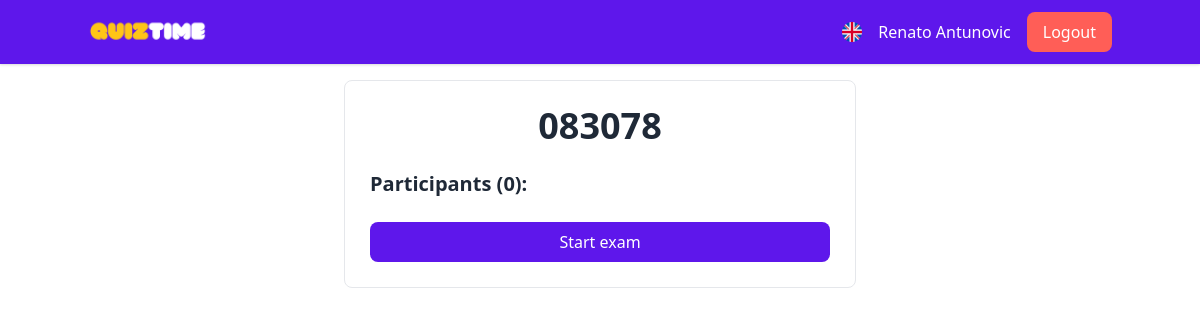
The app's page /exam_lobby/4 (signed in) with its own data.
### app/models.py (models this page shows, shortened)
class User(db.Model, UserMixin):
    id = db.Column(db.Integer, primary_key=True)
    first_name = db.Column(db.String(50), nullable=False)
    last_name = db.Column(db.String(50), nullable=False)
    email = db.Column(db.String(120), unique=True, nullable=False)
    password_hash = db.Column(db.String(128), nullable=False)
    role = db.Column(db.String(10), nullable=False)

class Exam(db.Model):
    id = db.Column(db.Integer, primary_key=True)
    name = db.Column(db.String(100), nullable=False)
    code = db.Column(db.String(6), unique=True, nullable=False)
    created_by = db.Column(db.Integer, db.ForeignKey('user.id'), nullable=False)
    active = db.Column(db.String(20), nullable=False, default='not_started')
    questions = db.relationship('Question', backref='exam', lazy=True, cascade="all, delete-orphan")
    scores = db.relationship('Score', backref='exam', lazy=True, cascade="all, delete-orphan")

### app/routes.py (the view)
@bp.route('/exam_lobby/<int:exam_id>')
@login_required
def exam_lobby(exam_id):
    exam = Exam.query.get_or_404(exam_id)
    students = User.query.filter(User.id.in_(exam_participants.get(exam_id, []))).all()
    return render_template('exam_lobby.html', students=students, exam=exam)

### app/__init__.py (called while the page is built)
def get_translation(key):
    lang = session.get('lang', 'en') #default is en
    return translations.get(lang, {}).get(key, key)

def create_app():
    app = Flask(__name__)
    app.config.from_object('app.config.Config')
    db.init_app(app)
    login_manager.init_app(app)
    socketio.init_app(app)
    migrate.init_app(app, db)
    try:
        os.makedirs(app.instance_path)
    except OSError:
        pass
    from .routes import bp as main_bp
    app.register_blueprint(main_bp)
    with app.app_context():
        db.create_all()
    from .models import User, Exam, Question, Score
    @login_manager.user_loader
    def load_user(user_id):
        return User.query.get(int(user_id))
    login_manager.login_view = 'main.login'
    @app.context_processor
    def inject_translation():
        return dict(get_translation=get_translation)
    return app

### app/templates/exam_lobby.html (shortened to what this page needs)
<!DOCTYPE html>
<html lang="en">
<head>
    <link href="https://cdn.jsdelivr.net/npm/tailwindcss@2.2.19/dist/tailwind.min.css" rel="stylesheet">
</head>
<body class="bg-white">
    <nav class="fixed w-full top-0 bg-gray-50 p-2 shadow" style="background-color: #5e17eb;">
        <div class="container mx-auto flex items-center justify-between">
            <div class="flex items-center">
                <a href="{{ url_for('main.index') }}">
                    <img src="{{ url_for('static', filename='img/logo.png') }}" alt="Logo" class="h-12 w-17">
                </a>
            </div>
            {% if current_user.is_authenticated %}
            <div class="flex items-center space-x-4">
                {% if session.get('lang', 'en') == 'en' %}
                <a href="{{ url_for('main.set_language', language='hr') }}">
                    <img src="{{ url_for('static', filename='img/uk.png') }}" alt="Switch to Croatian"
                        class="flag-icon">
                </a>
                {% else %}
                <a href="{{ url_for('main.set_language', language='en') }}">
                    <img src="{{ url_for('static', filename='img/hr.png') }}" alt="Switch to English" class="flag-icon">
                </a>
                {% endif %}
                <span class="username-text font-medium">{{ current_user.first_name }} {{ current_user.last_name
                    }}</span>
                <a href="{{ url_for('main.logout') }}" class="text-white logout-button px-4 py-2 rounded-lg">
                    {{get_translation('logout') }}
                </a>
            </div>
            {% endif %}
        </div>
    </nav>
    <div class="container mx-auto mt-20 px-4">
        <div class="max-w-lg mx-auto bg-white exam-lobby-container">
            <h1 class="text-4xl font-bold text-center text-gray-800 mb-6">{{ exam.code }}</h1>
            <h2 class="text-xl font-semibold text-gray-800 mb-4">{{ get_translation('participants') }} (<span
                    id="student_count">{{
                    students|length }}</span>):</h2>
            <button id="start-exam-button" class="start-exam-button text-white py-2 px-4 rounded-lg w-full"
                data-exam-id="{{ exam.id }}">
                {{ get_translation('start_exam') }}
            </button>
        </div>
    </div>
</body>
</html>

### app/templates/exam_lobby.html (style rules this page uses)
body { background-color: #ffffff; }
nav { background-color: #5e17eb; }
.flag-icon { width: 20px; height: 20px; cursor: pointer; }
.username-text { color: #ffffff; }
.logout-button { background-color: #ff5e57; }
.start-exam-button { background-color: #5e17eb; }
.exam-lobby-container { border: 1px solid #e5e7eb; padding: 25px; border-radius: 8px; }

### records on screen
User: first_name "Renato", last_name "Antunovic"
Exam: code "083078"

### other values on screen
{{ get_translation('logout') }} "Logout"
{{ get_translation('participants') }} "Participants"
{{ students|length }} "0"
{{ get_translation('start_exam') }} "Start exam"
